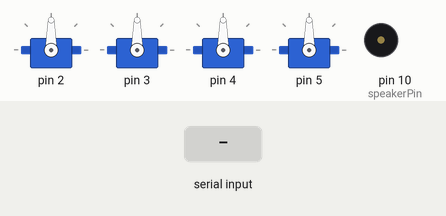
Recording of a sketch running on a simulated Arduino Uno, built with avr-gcc and run on an emulated ATmega328P. On the bench: 4 × servo, buzzer (waves = sounding). The inputs (shaded band) are chosen by the test bench.

Above: at 1.2 s.
1.3 s: "1" received over the second serial link
At 1.45 s:
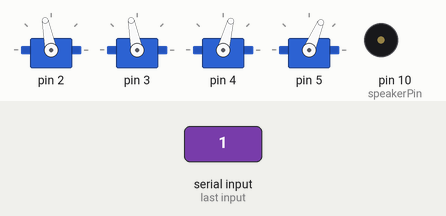
4.3 s: "2" received over the second serial link
At 6.4 s:
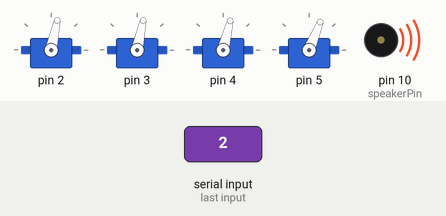
6.8 s: "1" received over the second serial link
At 11.8 s:
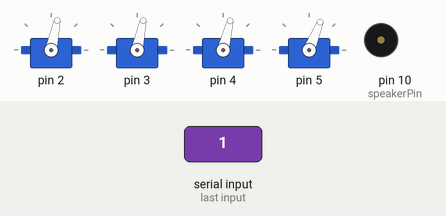
Timing chart, 0 to 13.3 s (numbered marks = the images above; inputs shaded):
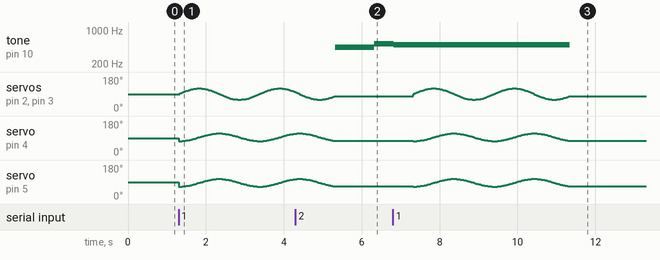

The sketch:

ControlaOtto.ino
```cpp
// Controlando a Otto por Bluetooth
#include <SoftwareSerial.h>
#include <Otto.h>
Otto Otto;
SoftwareSerial bluetoothSerial(13, 12);
#define LeftLeg 2
#define RightLeg 3
#define LeftFoot 4
#define RightFoot 5
#define Buzzer  10
const int trigPin = 9;
const int echoPin = 8;
const int speakerPin = 10;
void setup() {
 Otto.init(LeftLeg, RightLeg, LeftFoot, RightFoot, true, Buzzer); //Set the servo pins and Buzzer pin
 bluetoothSerial.begin(9600);
 pinMode(trigPin, OUTPUT);
 pinMode(echoPin, INPUT);
 pinMode(speakerPin, OUTPUT);
}

void loop() {
  if (bluetoothSerial.available()){
    char data_received;
    data_received =  bluetoothSerial.read();
    if (data_received == '1'){
      Otto.walk(2,2000,1);
      noTone(speakerPin);
    }
    else if (data_received == '2'){
        tone(speakerPin, 440);
        delay(1000);
        tone(speakerPin, 524);
        delay(500);
        tone(speakerPin, 494);
        delay(500);
     }
    else if (data_received == '3'){
      noTone(speakerPin);
      }
    else {
        bluetoothSerial.print("Seleciona Camina(1), Canta(2) o Para(3)");
      }
    }

}
```

Measured:
- after the input at 4.3 s, tone on pin 10 (speakerPin): silent → 440 Hz after 1.0 s, → 524 Hz 1.0 s later
